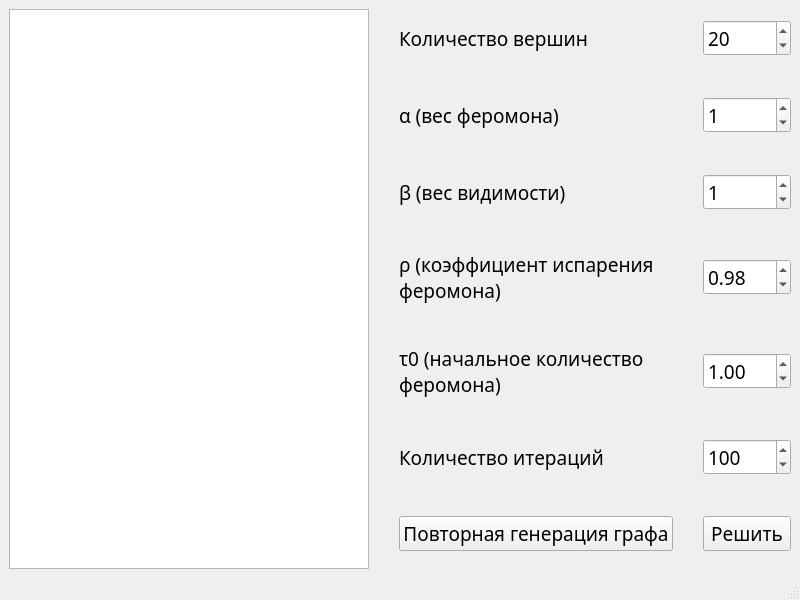
<?xml version="1.0" encoding="UTF-8"?>
<ui version="4.0">
 <class>MainWindow</class>
 <widget class="QMainWindow" name="MainWindow">
  <property name="geometry">
   <rect>
    <x>0</x>
    <y>0</y>
    <width>800</width>
    <height>600</height>
   </rect>
  </property>
  <property name="windowTitle">
   <string>lab3</string>
  </property>
  <widget class="QWidget" name="centralwidget">
   <layout class="QHBoxLayout" name="horizontalLayout" stretch="5,4">
    <property name="spacing">
     <number>30</number>
    </property>
    <item>
     <widget class="QGraphicsView" name="graphicsView"/>
    </item>
    <item>
     <layout class="QGridLayout" name="gridLayout">
      <item row="2" column="0">
       <widget class="QLabel" name="label_3">
        <property name="font">
         <font>
          <family>Source Code Pro Light</family>
          <pointsize>14</pointsize>
         </font>
        </property>
        <property name="text">
         <string>β (вес видимости)</string>
        </property>
        <property name="wordWrap">
         <bool>true</bool>
        </property>
       </widget>
      </item>
      <item row="3" column="1">
       <widget class="QDoubleSpinBox" name="rhoSpinBox">
        <property name="font">
         <font>
          <family>Source Code Pro Light</family>
          <pointsize>14</pointsize>
         </font>
        </property>
        <property name="maximum">
         <double>1.000000000000000</double>
        </property>
        <property name="singleStep">
         <double>0.050000000000000</double>
        </property>
        <property name="value">
         <double>0.980000000000000</double>
        </property>
       </widget>
      </item>
      <item row="4" column="1">
       <widget class="QDoubleSpinBox" name="tau0SpinBox">
        <property name="font">
         <font>
          <family>Source Code Pro Light</family>
          <pointsize>14</pointsize>
         </font>
        </property>
        <property name="maximum">
         <double>100.000000000000000</double>
        </property>
        <property name="singleStep">
         <double>1.000000000000000</double>
        </property>
        <property name="value">
         <double>1.000000000000000</double>
        </property>
       </widget>
      </item>
      <item row="1" column="1">
       <widget class="QSpinBox" name="alphaSpinBox">
        <property name="font">
         <font>
          <family>Source Code Pro Light</family>
          <pointsize>14</pointsize>
         </font>
        </property>
        <property name="maximum">
         <number>100</number>
        </property>
        <property name="value">
         <number>1</number>
        </property>
       </widget>
      </item>
      <item row="5" column="0">
       <widget class="QLabel" name="label_6">
        <property name="font">
         <font>
          <family>Source Code Pro Light</family>
          <pointsize>14</pointsize>
         </font>
        </property>
        <property name="text">
         <string>Количество итераций</string>
        </property>
        <property name="wordWrap">
         <bool>true</bool>
        </property>
       </widget>
      </item>
      <item row="4" column="0">
       <widget class="QLabel" name="label_5">
        <property name="font">
         <font>
          <family>Source Code Pro Light</family>
          <pointsize>14</pointsize>
         </font>
        </property>
        <property name="text">
         <string>τ0 (начальное количество феромона)</string>
        </property>
        <property name="wordWrap">
         <bool>true</bool>
        </property>
       </widget>
      </item>
      <item row="3" column="0">
       <widget class="QLabel" name="label_4">
        <property name="font">
         <font>
          <family>Source Code Pro Light</family>
          <pointsize>14</pointsize>
         </font>
        </property>
        <property name="text">
         <string>ρ (коэффициент испарения феромона)</string>
        </property>
        <property name="wordWrap">
         <bool>true</bool>
        </property>
       </widget>
      </item>
      <item row="6" column="1">
       <widget class="QPushButton" name="solveButton">
        <property name="font">
         <font>
          <family>Source Code Pro Light</family>
          <pointsize>14</pointsize>
         </font>
        </property>
        <property name="text">
         <string>Решить</string>
        </property>
       </widget>
      </item>
      <item row="1" column="0">
       <widget class="QLabel" name="label_2">
        <property name="font">
         <font>
          <family>Source Code Pro Light</family>
          <pointsize>14</pointsize>
         </font>
        </property>
        <property name="text">
         <string>α (вес феромона)</string>
        </property>
        <property name="wordWrap">
         <bool>true</bool>
        </property>
       </widget>
      </item>
      <item row="5" column="1">
       <widget class="QSpinBox" name="numIterationSpinBox">
        <property name="font">
         <font>
          <family>Source Code Pro Light</family>
          <pointsize>14</pointsize>
         </font>
        </property>
        <property name="maximum">
         <number>10000</number>
        </property>
        <property name="singleStep">
         <number>10</number>
        </property>
        <property name="value">
         <number>100</number>
        </property>
       </widget>
      </item>
      <item row="0" column="0">
       <widget class="QLabel" name="label">
        <property name="font">
         <font>
          <family>Source Code Pro Light</family>
          <pointsize>14</pointsize>
         </font>
        </property>
        <property name="text">
         <string>Количество вершин</string>
        </property>
        <property name="wordWrap">
         <bool>true</bool>
        </property>
       </widget>
      </item>
      <item row="2" column="1">
       <widget class="QSpinBox" name="betaSpinBox">
        <property name="font">
         <font>
          <family>Source Code Pro Light</family>
          <pointsize>14</pointsize>
         </font>
        </property>
        <property name="maximum">
         <number>100</number>
        </property>
        <property name="value">
         <number>1</number>
        </property>
       </widget>
      </item>
      <item row="0" column="1">
       <widget class="QSpinBox" name="numVerticesSpinBox">
        <property name="font">
         <font>
          <family>Source Code Pro Light</family>
          <pointsize>14</pointsize>
         </font>
        </property>
        <property name="maximum">
         <number>100</number>
        </property>
        <property name="value">
         <number>20</number>
        </property>
       </widget>
      </item>
      <item row="6" column="0">
       <widget class="QPushButton" name="regenerateButton">
        <property name="font">
         <font>
          <family>Source Code Pro Light</family>
          <pointsize>14</pointsize>
         </font>
        </property>
        <property name="text">
         <string>Повторная генерация графа</string>
        </property>
       </widget>
      </item>
     </layout>
    </item>
   </layout>
  </widget>
  <widget class="QMenuBar" name="menubar">
   <property name="geometry">
    <rect>
     <x>0</x>
     <y>0</y>
     <width>800</width>
     <height>22</height>
    </rect>
   </property>
  </widget>
  <widget class="QStatusBar" name="statusbar"/>
 </widget>
 <resources/>
 <connections/>
</ui>
